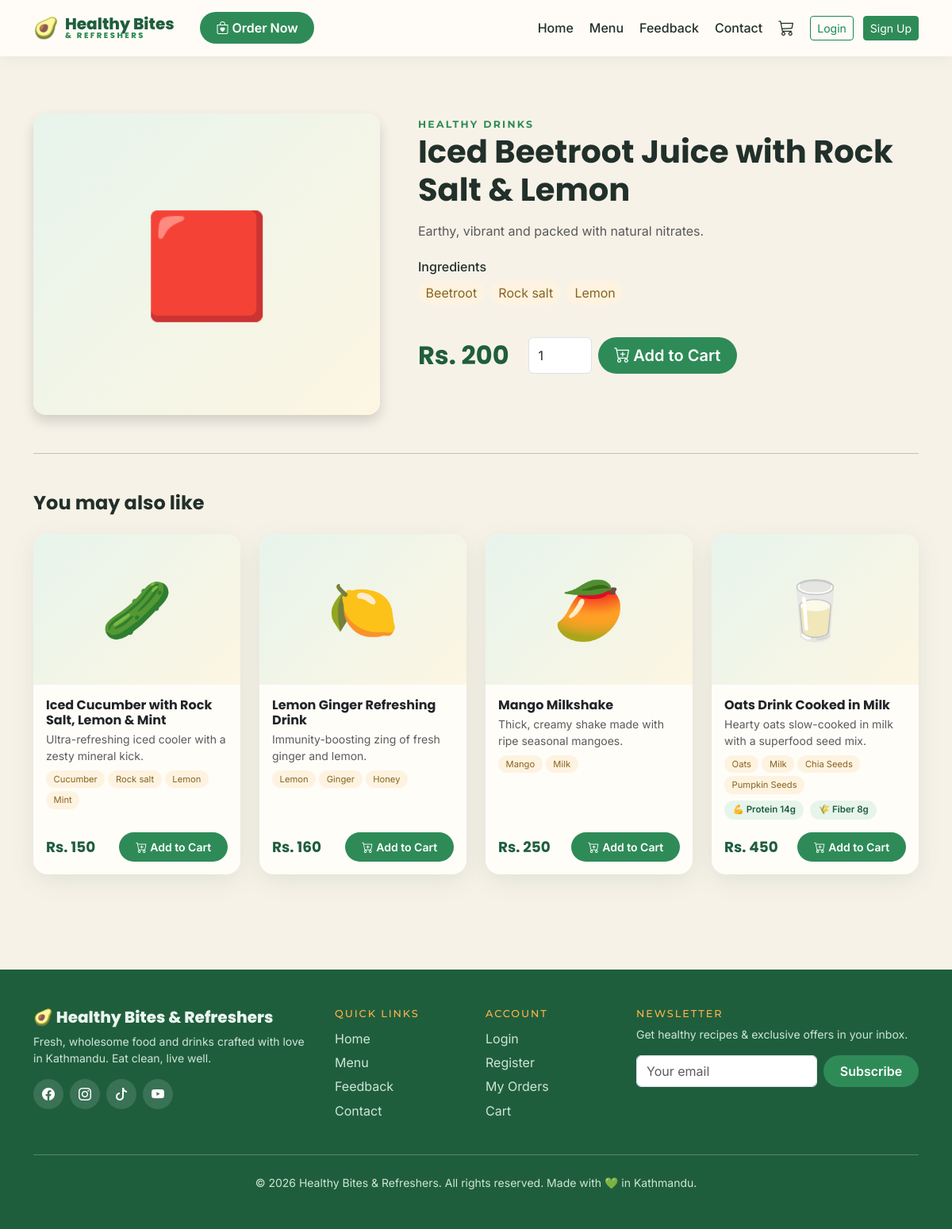
The page /product/iced-beetroot-juice-with-rock-salt-lemon/ on the database its author committed.
### products/models.py (models this page shows, shortened)
class Product(models.Model):
    category = models.ForeignKey(
        Category, related_name='products', on_delete=models.CASCADE)
    name = models.CharField(max_length=200)
    slug = models.SlugField(max_length=220, unique=True)
    description = models.TextField(blank=True)
    ingredients = models.TextField(
        blank=True, help_text="Comma-separated list, e.g. 'Avocado, Lemon'")
    protein = models.CharField(max_length=20, blank=True, help_text="e.g. 12g")
    fiber = models.CharField(max_length=20, blank=True, help_text="e.g. 9g")
    price = models.DecimalField(max_digits=8, decimal_places=2)
    image = models.ImageField(upload_to='products/', blank=True, null=True)
    emoji = models.CharField(
        max_length=10, blank=True, default='🥗',
        help_text="Shown as a placeholder when no image is uploaded")
    available = models.BooleanField(default=True)
    featured = models.BooleanField(default=False)
    created_at = models.DateTimeField(auto_now_add=True)
    class Meta:
        ordering = ['category__display_order', 'name']
    def get_absolute_url(self):
        return reverse('products:detail', args=[self.slug])
    @property
    def ingredient_list(self):
        return [i.strip() for i in self.ingredients.split(',') if i.strip()]

class Category(models.Model):
    name = models.CharField(max_length=100, unique=True)
    slug = models.SlugField(max_length=120, unique=True)
    icon = models.CharField(
        max_length=50, blank=True,
        help_text="Bootstrap icon class, e.g. 'bi-cup-straw'")
    display_order = models.PositiveIntegerField(default=0)
    class Meta:
        verbose_name_plural = 'Categories'
        ordering = ['display_order']

### products/views.py (the view)
# urls.py: path('', views.cart_detail, name='detail'),
def detail(request, slug):
    product = get_object_or_404(Product, slug=slug, available=True)
    related = product.category.products.exclude(pk=product.pk)[:4]
    return render(request, 'products/detail.html', {
        'product': product, 'related': related})

### cart/cart.py (called while the page is built)
    def __len__(self):
        return sum(item['quantity'] for item in self.cart.values())

### cart/context_processors.py (called while the page is built)
def cart_counter(request):
    return {'cart_count': len(Cart(request))}

### templates/products/detail.html (shortened to what this page needs)
{% extends 'base.html' %}
{% block content %}
<section class="section-pad">
    <div class="container">
        <div class="row g-5">
            <div class="col-lg-5">
                <div class="food-img rounded-4 shadow" style="height:380px; font-size:8rem;">
                    {% if product.image %}
                    <img src="{{ product.image.url }}" alt="{{ product.name }}" class="rounded-4">
                    {% else %}
                    <span>{{ product.emoji }}</span>
                    {% endif %}
                </div>
            </div>
            <div class="col-lg-7">
                <span class="section-label">{{ product.category.name }}</span>
                <h1 class="mb-3">{{ product.name }}</h1>
                <p class="text-muted">{{ product.description }}</p>
                {% if product.ingredient_list %}
                <h6 class="mt-4">Ingredients</h6>
                <div class="d-flex flex-wrap gap-2 mb-3">
                    {% for ing in product.ingredient_list %}
                    <span class="ingredient-chip fs-6">{{ ing }}</span>
                    {% endfor %}
                </div>
                {% endif %}
                <div class="d-flex align-items-center gap-4">
                    <span class="price-tag fs-2">Rs. {{ product.price|floatformat:0 }}</span>
                    <form method="post" action="{% url 'cart:add' product.id %}" class="d-flex gap-2">
                        <input type="number" name="quantity" value="1" min="1" max="20" class="form-control" style="width:80px">
                        <button class="btn btn-order btn-lg" type="submit"><i class="bi bi-cart-plus me-1"></i>Add to Cart</button>
                    </form>
                </div>
            </div>
        </div>
        {% if related %}
        <hr class="my-5">
        <h4 class="mb-4">You may also like</h4>
        <div class="row g-4">
            {% for product in related %}
            <div class="col-md-6 col-lg-3">{% include 'products/_card.html' %}</div>
            {% endfor %}
        </div>
        {% endif %}
    </div>
</section>
{% endblock %}

### templates/base.html (shortened to what this page needs)
{% load static %}
<!DOCTYPE html>
<html lang="en">
<head>
    <link href="https://cdn.jsdelivr.net/npm/bootstrap@5.3.3/dist/css/bootstrap.min.css" rel="stylesheet">
    <link href="https://cdn.jsdelivr.net/npm/bootstrap-icons@1.11.3/font/bootstrap-icons.min.css" rel="stylesheet">
    <link rel="stylesheet" href="{% static 'css/style.css' %}">
</head>
<body>
<nav class="navbar navbar-expand-lg sticky-top hb-navbar">
    <div class="container">
        <a class="navbar-brand d-flex align-items-center gap-2" href="{% url 'products:home' %}">
            <span class="brand-leaf">🥑</span>
            <span class="brand-text">Healthy&nbsp;Bites <small>&amp; Refreshers</small></span>
        </a>
        <a href="{% url 'products:menu' %}" class="btn btn-order d-none d-lg-inline-flex me-auto ms-3">
            <i class="bi bi-bag-heart me-1"></i> Order Now
        </a>
        <div class="collapse navbar-collapse" id="mainNav">
            <ul class="navbar-nav ms-auto align-items-lg-center gap-lg-1">
                <li class="nav-item"><a class="nav-link" href="{% url 'products:home' %}">Home</a></li>
                <li class="nav-item"><a class="nav-link" href="{% url 'products:menu' %}">Menu</a></li>
                <li class="nav-item"><a class="nav-link" href="{% url 'feedbacks:feedback' %}">Feedback</a></li>
                <li class="nav-item"><a class="nav-link" href="{% url 'products:contact' %}">Contact</a></li>
                <li class="nav-item">
                    <a class="nav-link position-relative" href="{% url 'cart:detail' %}">
                        <i class="bi bi-cart3 fs-5"></i>
                    </a>
                </li>
                {% if user.is_authenticated %}
                <li class="nav-item dropdown">
                    <a class="nav-link dropdown-toggle" data-bs-toggle="dropdown" href="#">
                        <i class="bi bi-person-circle me-1"></i>{{ user.username }}
                    </a>
                    <ul class="dropdown-menu dropdown-menu-end shadow-sm">
                        <li><a class="dropdown-item" href="{% url 'accounts:profile' %}"><i class="bi bi-person me-2"></i>My Profile</a></li>
                        <li><a class="dropdown-item" href="{% url 'accounts:order_history' %}"><i class="bi bi-clock-history me-2"></i>Order History</a></li>
                        <li><hr class="dropdown-divider"></li>
                        <li>
                            <form method="post" action="{% url 'accounts:logout' %}">
                                {% csrf_token %}
                                <button class="dropdown-item text-danger" type="submit"><i class="bi bi-box-arrow-right me-2"></i>Logout</button>
                            </form>
                        </li>
                    </ul>
                </li>
                {% else %}
                <li class="nav-item"><a class="btn btn-outline-success btn-sm ms-lg-2" href="{% url 'accounts:login' %}">Login</a></li>
                <li class="nav-item"><a class="btn btn-success btn-sm ms-lg-2" href="{% url 'accounts:register' %}">Sign Up</a></li>
                {% endif %}
            </ul>
        </div>
    </div>
</nav>
<main>{% block content %}{% endblock %}</main>
<footer class="hb-footer mt-5">
    <div class="container py-5">
        <div class="row g-4">
            <div class="col-lg-4">
                <h5 class="footer-brand">🥑 Healthy Bites &amp; Refreshers</h5>
                <p class="small text-light-50 mb-3">Fresh, wholesome food and drinks crafted with love in Kathmandu. Eat clean, live well.</p>
                <div class="d-flex gap-2">
                    <a href="#" class="social-btn" aria-label="Facebook"><i class="bi bi-facebook"></i></a>
                    <a href="#" class="social-btn" aria-label="Instagram"><i class="bi bi-instagram"></i></a>
                    <a href="#" class="social-btn" aria-label="TikTok"><i class="bi bi-tiktok"></i></a>
                    <a href="#" class="social-btn" aria-label="YouTube"><i class="bi bi-youtube"></i></a>
                </div>
            </div>
            <div class="col-6 col-lg-2">
                <h6 class="footer-heading">Quick Links</h6>
                <ul class="footer-links">
                    <li><a href="{% url 'products:home' %}">Home</a></li>
                    <li><a href="{% url 'products:menu' %}">Menu</a></li>
                    <li><a href="{% url 'feedbacks:feedback' %}">Feedback</a></li>
                    <li><a href="{% url 'products:contact' %}">Contact</a></li>
                </ul>
            </div>
            <div class="col-6 col-lg-2">
                <h6 class="footer-heading">Account</h6>
                <ul class="footer-links">
                    <li><a href="{% url 'accounts:login' %}">Login</a></li>
                    <li><a href="{% url 'accounts:register' %}">Register</a></li>
                    <li><a href="{% url 'accounts:order_history' %}">My Orders</a></li>
                    <li><a href="{% url 'cart:detail' %}">Cart</a></li>
                </ul>
            </div>
            <div class="col-lg-4">
                <h6 class="footer-heading">Newsletter</h6>
                <p class="small text-light-50">Get healthy recipes &amp; exclusive offers in your inbox.</p>
                <form class="d-flex gap-2" onsubmit="event.preventDefault(); this.querySelector('input').value=''; alert('Thanks for subscribing! 💚');">
                    <input type="email" class="form-control" placeholder="Your email" required>
                    <button class="btn btn-order" type="submit">Subscribe</button>
                </form>
            </div>
        </div>
        <hr class="border-light opacity-25 my-4">
        <p class="text-center small mb-0 text-light-50">© 2026 Healthy Bites &amp; Refreshers. All rights reserved. Made with 💚 in Kathmandu.</p>
    </div>
</footer>
</body>
</html>

### templates/products/_card.html (shortened to what this page needs)
<div class="card food-card">
    <a href="{{ product.get_absolute_url }}" class="text-decoration-none">
        <div class="food-img">
            {% if product.image %}
            <img src="{{ product.image.url }}" alt="{{ product.name }}">
            {% else %}
            <span>{{ product.emoji }}</span>
            {% endif %}
        </div>
    </a>
    <div class="card-body d-flex flex-column">
        <h5 class="card-title fs-6 mb-1">
            <a href="{{ product.get_absolute_url }}" class="text-decoration-none text-dark">{{ product.name }}</a>
        </h5>
        {% if product.description %}
        <p class="card-text small text-muted mb-2">{{ product.description|truncatechars:80 }}</p>
        {% endif %}
        {% if product.ingredient_list %}
        <div class="d-flex flex-wrap gap-1 mb-2">
            {% for ing in product.ingredient_list|slice:":4" %}
            <span class="ingredient-chip">{{ ing }}</span>
            {% endfor %}
        </div>
        {% endif %}
        <div class="d-flex gap-2 mb-3">
            {% if product.protein %}<span class="nutri-pill">💪 Protein {{ product.protein }}</span>{% endif %}
            {% if product.fiber %}<span class="nutri-pill">🌾 Fiber {{ product.fiber }}</span>{% endif %}
        </div>
        <div class="d-flex justify-content-between align-items-center mt-auto">
            <span class="price-tag">Rs. {{ product.price|floatformat:0 }}</span>
            <form method="post" action="{% url 'cart:add' product.id %}">
                <button class="btn btn-order btn-sm" type="submit"><i class="bi bi-cart-plus me-1"></i>Add to Cart</button>
            </form>
        </div>
    </div>
</div>

### static/css/style.css (style rules this page uses)
:root { --green-deep: #1f5e3d; --green: #2e8b57; --green-light: #e7f4ec; --beige: #f7f2e8; --cream: #fffdf8; --mango: #ffb347; --berry: #e5536b; --ink: #21302a; --radius: 18px; --shadow: 0 8px 30px rgba(31, 94, 61, .10); --transition: all .3s cubic-bezier(.25,.8,.25,1); }
html { scroll-behavior: smooth; }
body { font-family: 'Inter', sans-serif; color: var(--ink); background: var(--beige); }
h1, h2, h3, h4, h5 { font-family: 'Poppins', sans-serif; font-weight: 700; }
.section-label { font-family: 'Montserrat', sans-serif; font-size: .78rem; font-weight: 700; letter-spacing: .18em; text-transform: uppercase; color: var(--green); }
.hb-navbar { background: rgba(255, 253, 248, .92); backdrop-filter: blur(12px); box-shadow: 0 2px 18px rgba(31, 94, 61, .08); padding: .7rem 0; }
.brand-leaf { font-size: 1.6rem; }
.brand-text { font-family: 'Poppins', sans-serif; font-weight: 800; color: var(--green-deep); line-height: 1; }
.brand-text small { display: block; font-size: .62rem; letter-spacing: .25em; color: var(--green); text-transform: uppercase; }
.hb-navbar .nav-link { font-weight: 500; color: var(--ink); border-radius: 50px; padding: .45rem .95rem; transition: var(--transition); }
.btn-order { background: var(--green); color: #fff; font-weight: 600; border-radius: 50px; padding: .5rem 1.3rem; border: none; transition: var(--transition); }
.food-card { background: var(--cream); border: none; border-radius: var(--radius); box-shadow: var(--shadow); overflow: hidden; transition: var(--transition); height: 100%; }
.food-img { height: 190px; background: linear-gradient(135deg, var(--green-light), #fdf6e3); display: flex; align-items: center; justify-content: center; font-size: 4.5rem; overflow: hidden; }
.price-tag { font-family: 'Poppins', sans-serif; font-weight: 700; color: var(--green-deep); font-size: 1.15rem; }
.nutri-pill { background: var(--green-light); color: var(--green-deep); font-size: .72rem; font-weight: 600; border-radius: 50px; padding: .22rem .65rem; display: inline-flex; align-items: center; gap: .25rem; }
.ingredient-chip { background: #fdf3e0; color: #8a6320; font-size: .7rem; border-radius: 50px; padding: .18rem .6rem; }
.section-pad { padding: 4.5rem 0; }
.btn-success { background: var(--green); border-color: var(--green); }
.hb-footer { background: var(--green-deep); color: #eaf4ee; }
.footer-brand { font-weight: 800; }
.footer-heading { font-family: 'Montserrat', sans-serif; font-size: .8rem; letter-spacing: .15em; text-transform: uppercase; color: var(--mango); }
.footer-links { list-style: none; padding: 0; }
.footer-links a { color: #cfe5d8; text-decoration: none; display: block; padding: .2rem 0; transition: var(--transition); }
.text-light-50 { color: #cfe5d8; }
.social-btn { width: 38px; height: 38px; border-radius: 50%; background: rgba(255,255,255,.12); color: #fff; display: inline-flex; align-items: center; justify-content: center; text-decoration: none; transition: var(--transition); }

### rows shown on the page
Product: emoji "🟥", category.name "HEALTHY DRINKS", name "Iced Beetroot Juice with Rock Salt & Lemon", description "Earthy, vibrant and packed with natural nitrates.", price "200"
Product: emoji "🥒", name "Iced Cucumber with Rock Salt, Lemon & Mint", description "Ultra-refreshing iced cooler with a zesty mineral kick.", ingredient_list "Cucumber" "Rock salt" "Lemon" "Mint", price "150"
Product: emoji "🍋", name "Lemon Ginger Refreshing Drink", description "Immunity-boosting zing of fresh ginger and lemon.", ingredient_list "Lemon" "Ginger" "Honey", price "160"
Product: emoji "🥭", name "Mango Milkshake", description "Thick, creamy shake made with ripe seasonal mangoes.", ingredient_list "Mango" "Milk", price "250"
Product: emoji "🥛", name "Oats Drink Cooked in Milk", description "Hearty oats slow-cooked in milk with a superfood seed mix.", ingredient_list "Oats" "Milk" "Chia Seeds" "Pumpkin Seeds", protein "14g", fiber "8g", price "450"

### other values the page prints
{{ ing }} "Beetroot" "Rock salt" "Lemon"
